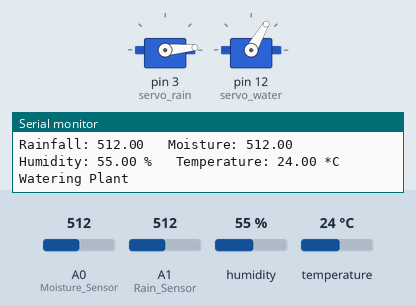
This sketch was run on a simulated Arduino Uno, built with avr-gcc and run on an emulated ATmega328P. On the bench: 2 × servo, the last lines printed to the serial monitor. The test bench sets the inputs (shaded band); at power-on: A1 (Rain_Sensor) = 512, A0 (Moisture_Sensor) = 512, humidity 55 %, temperature 24 °C.

Above: at 6.9 s.
7.0 s: A1 (Rain_Sensor) set to 485
At 16.4 s:
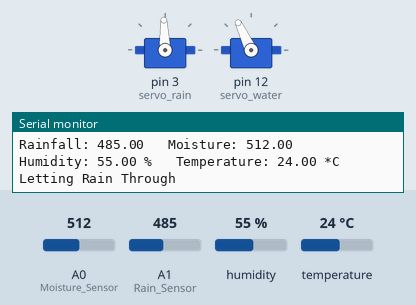
19.1 s: A0 (Moisture_Sensor) set to 190
At 22.5 s:
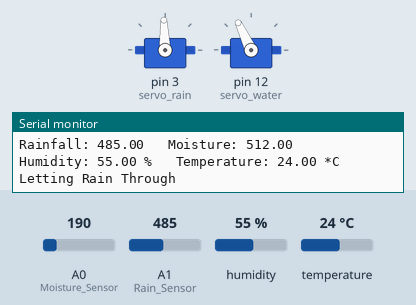
26.2 s: A0 (Moisture_Sensor) set to 214
At 26.6 s:
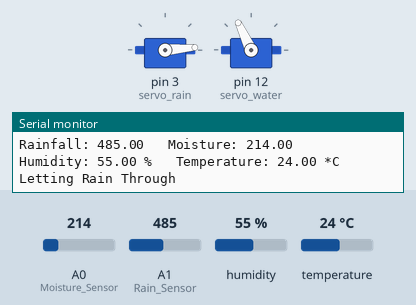
36.9 s: A0 (Moisture_Sensor) set to 30
At 38.0 s:
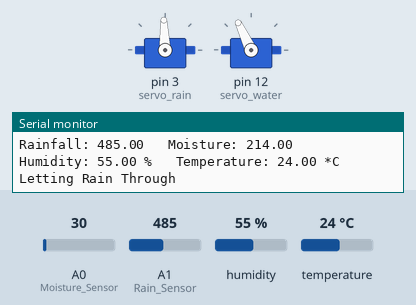
43.8 s: A0 (Moisture_Sensor) set to 210
At 45.4 s:
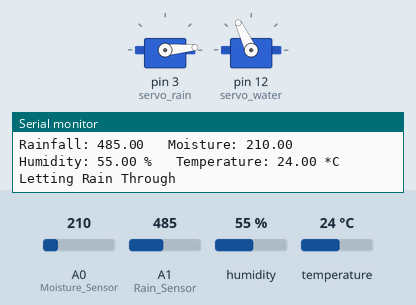
Timing chart, 0 to 54.6 s (numbered marks = the images above; inputs shaded):
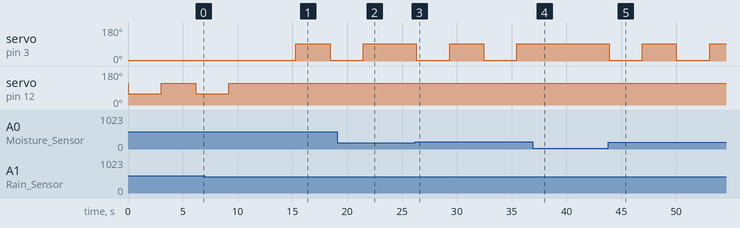

The sketch:

Automated_Greenhouse.ino
```cpp
#include <Servo.h>
Servo servo_rain;
Servo servo_water;
#include "DHT.h"

#define DHTPIN A2
#define DHTTYPE DHT22

DHT dht(DHTPIN, DHTTYPE);

int Moisture_Sensor = A0;
int Rain_Sensor = A1;

int MoistureLimit = 200;
int DetectRain = 500;

void setup() {
  Serial.begin(9600);

  servo_rain.attach(3);
  servo_water.attach(12);

  servo_rain.write(5);  // Open rain cover
  servo_water.write(115);  // Close water

  dht.begin();
}

void loop() {
  float Rainfall = analogRead(Rain_Sensor);
  float Moisture = analogRead(Moisture_Sensor);

  Serial.print("Rainfall: ");
  Serial.print(Rainfall);
  Serial.print("   Moisture: ");
  Serial.print(Moisture);
  Temp_Humidity();

  if (Rainfall > DetectRain) {  // No rain
    servo_rain.write(5);  // Open rain cover

    if (Moisture < MoistureLimit) { // Enough water
      servo_water.write(115);  // Close water
    }
    else {  // Not enough water
      Serial.println("Watering Plant");
      servo_water.write(60);  // Open water
      delay(3000);
      servo_water.write(115);  // Close water
      delay(3000);
    }
  }

  else if (Rainfall <= DetectRain) { // Raining
    if (Moisture < MoistureLimit) {  // Enough water
      servo_rain.write(92);  // Close rain cover
      Serial.println("Blocking Rain");
    }
    else {  // not enough water
      servo_rain.write(5);  // Open rain cover
      Serial.println("Letting Rain Through");
      delay(3000);
      servo_rain.write(92);  // Close rain cover
      delay(3000);
    }
  }

  delay(100);
}
int Temp_Humidity(){
  // Reading temperature or humidity takes about 250 milliseconds!
  // Sensor readings may also be up to 2 seconds 'old' (its a very slow sensor)
  float h = dht.readHumidity();
  // Read temperature as Celsius
  float t = dht.readTemperature();
  // Read temperature as Fahrenheit
  float f = dht.readTemperature(false);

  // Check if any reads failed and exit early (to try again).
  if (isnan(h) || isnan(t) || isnan(f)) {
    Serial.println("Failed to read from DHT sensor!");
    return;
  }
  Serial.print("   Humidity: ");
  Serial.print(h);
  Serial.print(" %");
  Serial.print("   Temperature: ");
  Serial.print(t);
  Serial.println(" *C ");
}
```

Measured:
- the behaviour switches between 501 and 500 on A1 (Rain_Sensor) (found by bisection; images 0 and 1)
- the behaviour switches between 199 and 200 on A0 (Moisture_Sensor) (found by bisection; images 2 and 3)
- after the input at 7.0 s, servo on pin 3 (servo_rain): 5° → 92° after 8.3 s, → 5° 3.1 s later; servo on pin 12 (servo_water): goes on until 9.2 s, then stays 115°
- after the input at 19.1 s, servo on pin 3 (servo_rain): goes on until 21.5 s, then stays 92°
- after the input at 26.2 s, servo on pin 3 (servo_rain): alternates 92° for 3.1 s and 5° for 3.0 s, starting after 0.11 s
- after the input at 36.9 s, servo on pin 3 (servo_rain): stays 92° (without the input it goes to 5° after 1.7 s)
- after the input at 43.8 s, servo on pin 3 (servo_rain): alternates 92° for 3.1 s and 5° for 3.0 s, starting after 0.09 s
